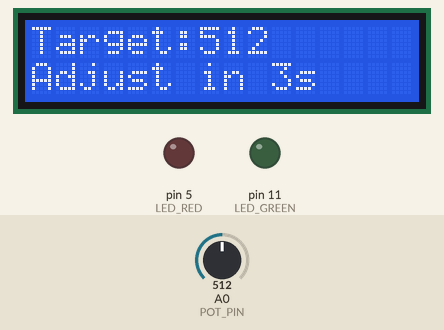
Recording of a sketch running on a simulated Arduino Uno, built with avr-gcc and run on an emulated ATmega328P. Shown: 16×2 character LCD, output pins drawn as LEDs (lit = HIGH). The test bench sets the inputs (shaded band); at power-on: A0 (POT_PIN) = 512. Random numbers use the default seed unless the sketch sets one.

Above: at 2.7 s.
2.8 s: A0 (POT_PIN) set to 716
At 5.3 s:
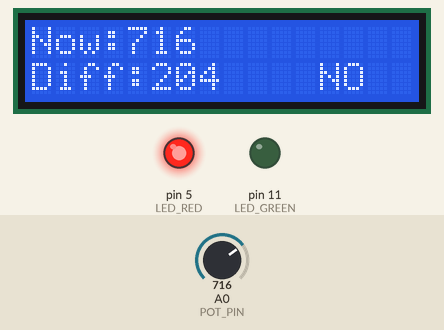
16.2 s: A0 (POT_PIN) set to 900
At 18.8 s:
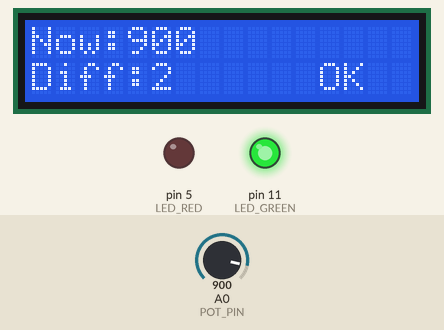
24.2 s: A0 (POT_PIN) set to 1023
At 25.1 s:
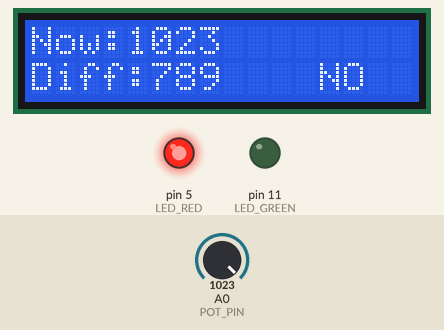
32.2 s: A0 (POT_PIN) set to 122
At 39.8 s:
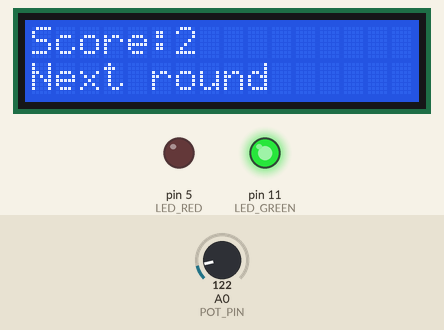
Timing chart, 0 to 45.5 s (numbered marks = the images above; inputs shaded):
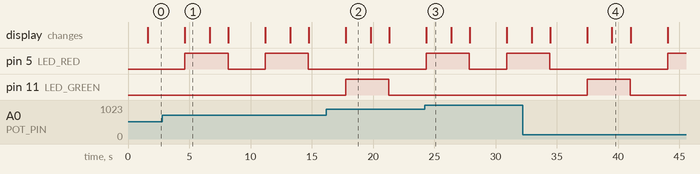

The sketch:

19_Sliding_Resistor_Guessing_Game.ino
```cpp
#include <Wire.h>
#include <LiquidCrystal_I2C.h>

/* ========== LCD Parameters ========== */
#define COLUMNS 16   // Number of LCD columns
#define ROWS    2    // Number of LCD rows

LiquidCrystal_I2C lcd(
  PCF8574_ADDR_A21_A11_A01,  // I2C address of PCF8574
  4, 5, 6, 16,              // RS, RW, EN, Backlight
  11, 12, 13, 14,           // D4, D5, D6, D7
  POSITIVE                  // Backlight polarity
);

/* ========== Hardware Pins ========== */
#define POT_PIN A0

#define LED_RED     5
#define LED_GREEN   11

/* ========== Game Variables ========== */
int targetValue = 0;
int currentValue = 0;
int diffValue = 0;
int score = 0;

/* ========== Setup ========== */
void setup()
{
  Serial.begin(115200);

  lcd.begin(COLUMNS, ROWS, LCD_5x8DOTS);
  lcd.clear();
  lcd.backlight();

  randomSeed(analogRead(A1));

  // LED initialization
  pinMode(LED_RED, OUTPUT);
  pinMode(LED_GREEN, OUTPUT);

  digitalWrite(LED_RED, LOW);
  digitalWrite(LED_GREEN, LOW);

  lcd.setCursor(0, 0);
  lcd.print("Pot Guess Game");
  lcd.setCursor(0, 1);
  lcd.print("Get Ready...");
  delay(1500);
  lcd.clear();
}

/* ========== Loop ========== */
void loop()
{
  // Turn off LEDs at the start of each round
  digitalWrite(LED_RED, LOW);
  digitalWrite(LED_GREEN, LOW);

  /* ===== Generate target value ===== */
  targetValue = random(0, 1024);

  lcd.clear();
  lcd.setCursor(0, 0);
  lcd.print("Target:");
  lcd.print(targetValue);

  lcd.setCursor(0, 1);
  lcd.print("Adjust in 3s");

  delay(3000);

  /* ===== Read potentiometer value ===== */
  currentValue = analogRead(POT_PIN);
  diffValue = abs(currentValue - targetValue);

  lcd.clear();
  lcd.setCursor(0, 0);
  lcd.print("Now:");
  lcd.print(currentValue);

  lcd.setCursor(0, 1);
  lcd.print("Diff:");
  lcd.print(diffValue);

  /* ===== Success / Failure ===== */
  if (diffValue <= 10) {
    score++;
    digitalWrite(LED_GREEN, HIGH);   // Success → turn on green LED
    lcd.setCursor(12, 1);
    lcd.print("OK");
  } else {
    digitalWrite(LED_RED, HIGH);     // Failure → turn on red LED
    lcd.setCursor(12, 1);
    lcd.print("NO");
  }

  delay(2000);

  /* ===== Display score ===== */
  lcd.clear();
  lcd.setCursor(0, 0);
  lcd.print("Score:");
  lcd.print(score);
  lcd.setCursor(0, 1);
  lcd.print("Next round");

  delay(1500);
}
```

Measured:
- after the input at 16.2 s, pin 11 (LED_GREEN): LOW → HIGH after 1.6 s, → LOW 3.5 s later
- after the input at 32.2 s, pin 11 (LED_GREEN): LOW → HIGH after 5.3 s, → LOW 3.5 s later
- what the display in image 1 shows lasts 2.1 s, from 4.6 s to 6.7 s
